Frame 1 (no input): blank canvas, image omitted
Frame 60 (the mouse pressed at the canvas centre just before this capture): blank canvas, image omitted
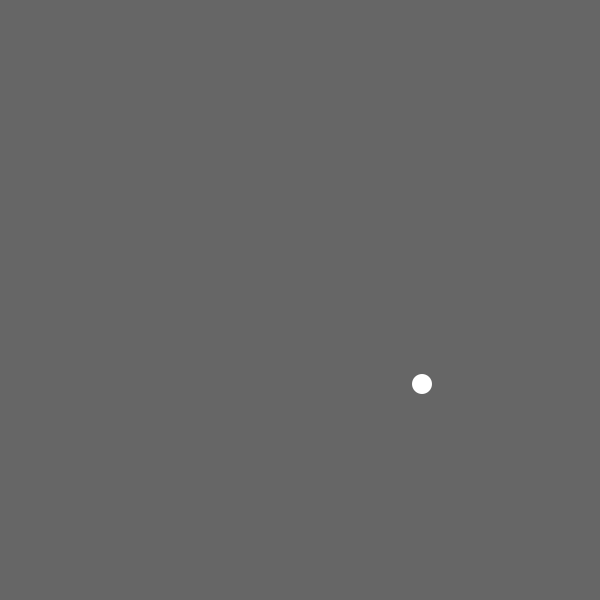
Frame 120 (the mouse held since frame 60 and released just before this capture)

The Processing sketch whose frames 1 and 60 were blank and that drew this single picture after the mouse press (run headless with seeded random() and noise(); from frame 60 on, the mouse is pressed at the canvas centre):

// Processing sketch: ART331_22_BasicMouseEvents04
// ── ART331_22_BasicMouseEvents04.pde
int locX, locY;
boolean drawStuff = false;

void setup() {
  size(600,600);
  locX = width/2;
  locY = height/2;
  noStroke();
}

void draw() {
  background(102);
  if (drawStuff) {
    locX = round(random(0, width));
    locY = round(random(0, height));
    ellipse(locX, locY, 20, 20);
  }
}

void mousePressed() {
  drawStuff = !drawStuff;
}
